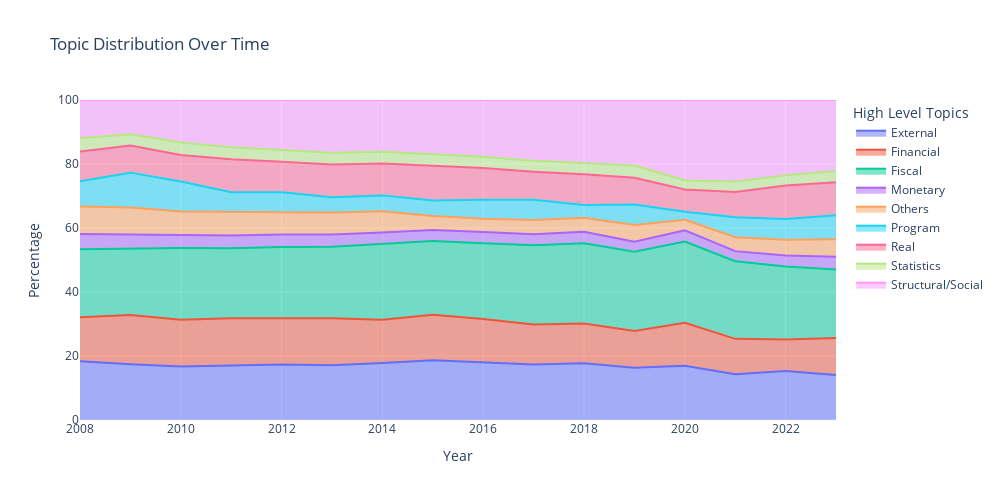

Notebook code for this chart:
### Code cell
def time_series_by_topic_percentage(collapsed_df,title='Topic Distribution Over Time'):
    fig = px.area(collapsed_df, 
                x="Year", 
                y="File_Name", 
                color="level_0", 
                line_group="level_0",
                height=500,
                width=1000,
                title=title,
                )
    fig.update_layout(legend=dict(
                                title=dict(
                                    text='High Level Topics',
                                    font=dict(size=14)  # Optional: set the font size
                                ),),
                            yaxis=dict(
                                        title='Percentage',  # Optional: Set the y-axis title
                                        range=[0, 100]  # Set the y-axis range from 0 to 100
                                    ),
        
                        )
    return fig

fig = time_series_by_topic_percentage(collapsed_df)
fig.write_image(os.path.join(chats_out_folder,"TimeSeries_Topic_Distribution.png"))
fig.write_html(os.path.join(chats_out_folder,"TimeSeries_Topic_Distribution.html"))
fig.show()

### Figure 1 — Plotly figure (JSON) as saved in the notebook; plotly's stock layout.template omitted (floating-point values rounded to 4 significant figures)
{"data": [{"fillpattern": {"shape": ""}, "hovertemplate": "level_0=External<br>Year=%{x}<br>File_Name=%{y}<extra></extra>", "legendgroup": "External", "line": {"color": "#636efa"}, "marker": {"symbol": "circle"}, "mode": "lines", "name": "External", "orientation": "v", "showlegend": true, "stackgroup": "1", "type": "scatter", "x": [2008, 2009, 2010, 2011, 2012, 2013, 2014, 2015, 2016, 2017, 2018, 2019, 2020, 2021, 2022, 2023], "xaxis": "x", "y": [18.38, 17.39, 16.72, 16.93, 17.31, 17.14, 17.78, 18.69, 18.08, 17.36, 17.76, 16.32, 16.96, 14.28, 15.28, 14.03], "yaxis": "y"}, {"fillpattern": {"shape": ""}, "hovertemplate": "level_0=Financial<br>Year=%{x}<br>File_Name=%{y}<extra></extra>", "legendgroup": "Financial", "line": {"color": "#EF553B"}, "marker": {"symbol": "circle"}, "mode": "lines", "name": "Financial", "orientation": "v", "showlegend": true, "stackgroup": "1", "type": "scatter", "x": [2008, 2009, 2010, 2011, 2012, 2013, 2014, 2015, 2016, 2017, 2018, 2019, 2020, 2021, 2022, 2023], "xaxis": "x", "y": [13.74, 15.45, 14.62, 14.89, 14.48, 14.66, 13.58, 14.19, 13.51, 12.5, 12.37, 11.46, 13.45, 11.08, 9.888, 11.59], "yaxis": "y"}, {"fillpattern": {"shape": ""}, "hovertemplate": "level_0=Fiscal<br>Year=%{x}<br>File_Name=%{y}<extra></extra>", "legendgroup": "Fiscal", "line": {"color": "#00cc96"}, "marker": {"symbol": "circle"}, "mode": "lines", "name": "Fiscal", "orientation": "v", "showlegend": true, "stackgroup": "1", "type": "scatter", "x": [2008, 2009, 2010, 2011, 2012, 2013, 2014, 2015, 2016, 2017, 2018, 2019, 2020, 2021, 2022, 2023], "xaxis": "x", "y": [21.28, 20.8, 22.42, 21.87, 22.25, 22.34, 23.58, 23.05, 23.65, 24.75, 25.09, 24.8, 25.36, 24.26, 22.78, 21.42], "yaxis": "y"}, {"fillpattern": {"shape": ""}, "hovertemplate": "level_0=Monetary<br>Year=%{x}<br>File_Name=%{y}<extra></extra>", "legendgroup": "Monetary", "line": {"color": "#ab63fa"}, "marker": {"symbol": "circle"}, "mode": "lines", "name": "Monetary", "orientation": "v", "showlegend": true, "stackgroup": "1", "type": "scatter", "x": [2008, 2009, 2010, 2011, 2012, 2013, 2014, 2015, 2016, 2017, 2018, 2019, 2020, 2021, 2022, 2023], "xaxis": "x", "y": [4.734, 4.307, 3.861, 3.986, 3.948, 3.846, 3.658, 3.431, 3.474, 3.482, 3.582, 3.091, 3.495, 3.147, 3.448, 3.986], "yaxis": "y"}, {"fillpattern": {"shape": ""}, "hovertemplate": "level_0=Others<br>Year=%{x}<br>File_Name=%{y}<extra></extra>", "legendgroup": "Others", "line": {"color": "#FFA15A"}, "marker": {"symbol": "circle"}, "mode": "lines", "name": "Others", "orientation": "v", "showlegend": true, "stackgroup": "1", "type": "scatter", "x": [2008, 2009, 2010, 2011, 2012, 2013, 2014, 2015, 2016, 2017, 2018, 2019, 2020, 2021, 2022, 2023], "xaxis": "x", "y": [8.593, 8.458, 7.536, 7.458, 6.925, 6.824, 6.65, 4.357, 4.135, 4.394, 4.374, 5.299, 3.303, 4.351, 4.949, 5.443], "yaxis": "y"}, {"fillpattern": {"shape": ""}, "hovertemplate": "level_0=Program<br>Year=%{x}<br>File_Name=%{y}<extra></extra>", "legendgroup": "Program", "line": {"color": "#19d3f3"}, "marker": {"symbol": "circle"}, "mode": "lines", "name": "Program", "orientation": "v", "showlegend": true, "stackgroup": "1", "type": "scatter", "x": [2008, 2009, 2010, 2011, 2012, 2013, 2014, 2015, 2016, 2017, 2018, 2019, 2020, 2021, 2022, 2023], "xaxis": "x", "y": [7.905, 10.9, 9.379, 6.042, 6.222, 4.771, 4.945, 4.87, 5.976, 6.336, 4.026, 6.346, 2.536, 6.259, 6.478, 7.492], "yaxis": "y"}, {"fillpattern": {"shape": ""}, "hovertemplate": "level_0=Real<br>Year=%{x}<br>File_Name=%{y}<extra></extra>", "legendgroup": "Real", "line": {"color": "#FF6692"}, "marker": {"symbol": "circle"}, "mode": "lines", "name": "Real", "orientation": "v", "showlegend": true, "stackgroup": "1", "type": "scatter", "x": [2008, 2009, 2010, 2011, 2012, 2013, 2014, 2015, 2016, 2017, 2018, 2019, 2020, 2021, 2022, 2023], "xaxis": "x", "y": [9.251, 8.444, 8.285, 10.33, 9.547, 10.28, 9.946, 10.81, 9.881, 8.788, 9.63, 8.376, 6.925, 7.853, 10.46, 10.33], "yaxis": "y"}, {"fillpattern": {"shape": ""}, "hovertemplate": "level_0=Statistics<br>Year=%{x}<br>File_Name=%{y}<extra></extra>", "legendgroup": "Statistics", "line": {"color": "#B6E880"}, "marker": {"symbol": "circle"}, "mode": "lines", "name": "Statistics", "orientation": "v", "showlegend": true, "stackgroup": "1", "type": "scatter", "x": [2008, 2009, 2010, 2011, 2012, 2013, 2014, 2015, 2016, 2017, 2018, 2019, 2020, 2021, 2022, 2023], "xaxis": "x", "y": [4.188, 3.531, 3.885, 3.739, 3.667, 3.686, 3.727, 3.542, 3.534, 3.396, 3.417, 3.807, 2.834, 3.279, 3.239, 3.502], "yaxis": "y"}, {"fillpattern": {"shape": ""}, "hovertemplate": "level_0=Structural/Social<br>Year=%{x}<br>File_Name=%{y}<extra></extra>", "legendgroup": "Structural/Social", "line": {"color": "#FF97FF"}, "marker": {"symbol": "circle"}, "mode": "lines", "name": "Structural/Social", "orientation": "v", "showlegend": true, "stackgroup": "1", "type": "scatter", "x": [2008, 2009, 2010, 2011, 2012, 2013, 2014, 2015, 2016, 2017, 2018, 2019, 2020, 2021, 2022, 2023], "xaxis": "x", "y": [11.94, 10.73, 13.29, 14.76, 15.64, 16.45, 16.13, 17.05, 17.75, 19.0, 19.75, 20.5, 25.14, 25.49, 23.49, 22.2], "yaxis": "y"}], "layout": {"height": 500, "legend": {"title": {"font": {"size": 14}, "text": "High Level Topics"}, "tracegroupgap": 0}, "title": {"text": "Topic Distribution Over Time"}, "width": 1000, "xaxis": {"anchor": "y", "domain": [0, 1], "title": {"text": "Year"}}, "yaxis": {"anchor": "x", "domain": [0, 1], "range": [0, 100], "title": {"text": "Percentage"}}}}
